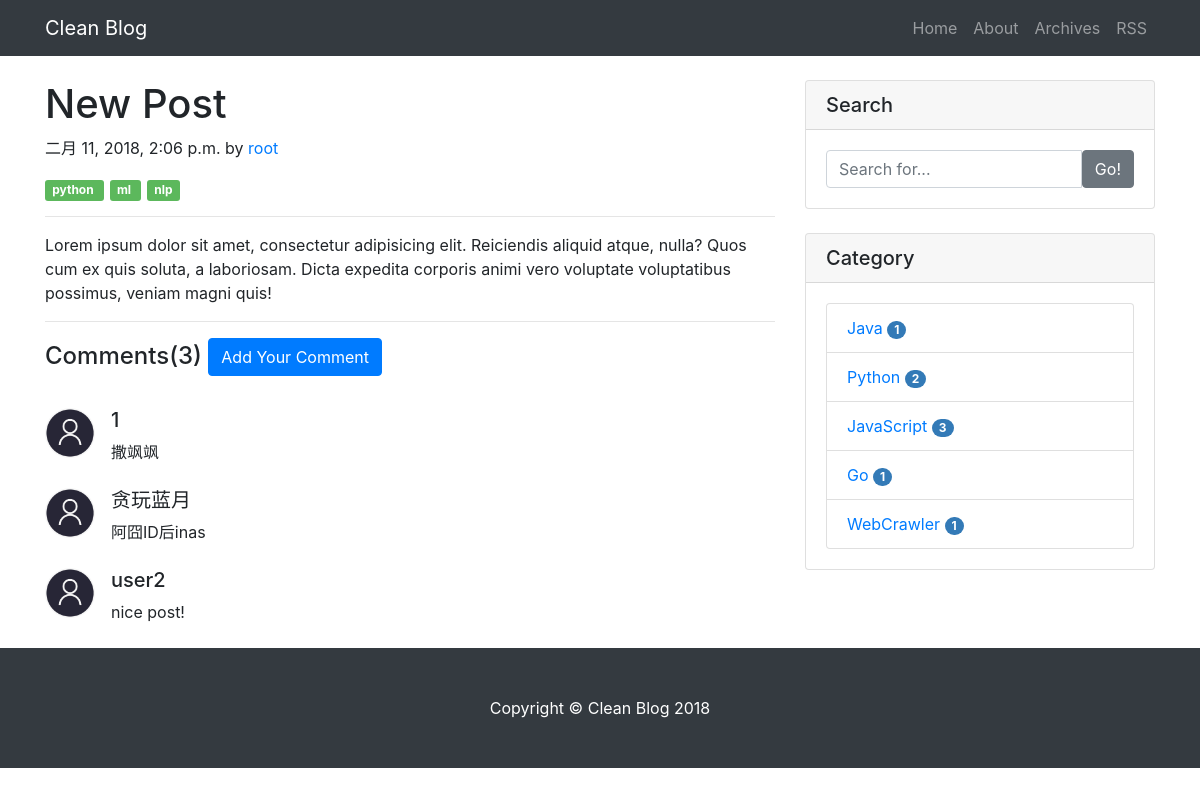
Before: /post/1/ with the older database file.
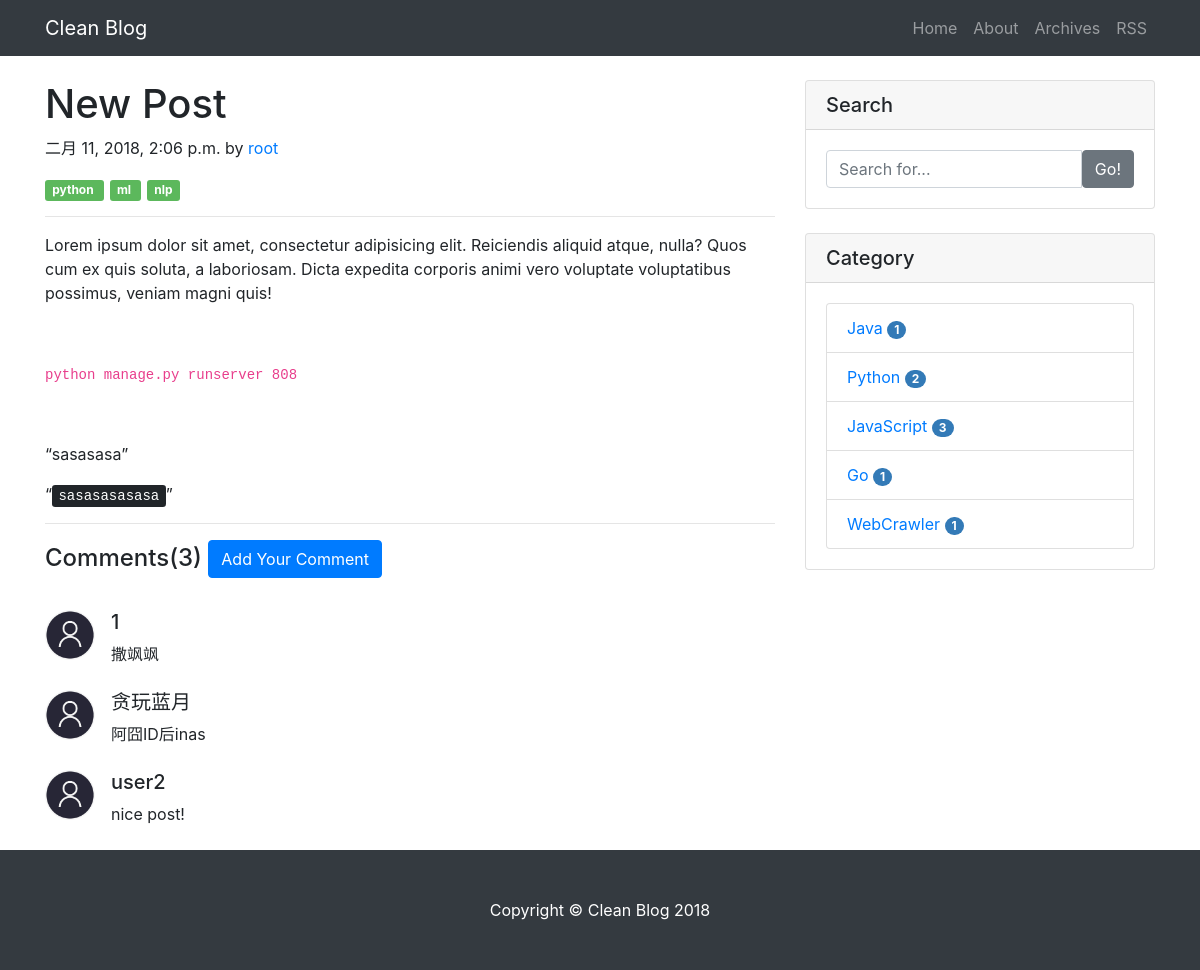
After: the same page with the newer database file.
### blog/models.py (models this page shows, shortened)
class Post(models.Model):
    title = models.CharField(max_length=70)
    author = models.ForeignKey(User)
    tags = models.ManyToManyField(Tag, blank=True)
    category = models.ForeignKey(Category)
    content = RichTextUploadingField(verbose_name='content', config_name='vul')
    created_time = models.DateTimeField()
    summary = models.CharField(max_length=200)
    class Meta:
        ordering = ['-created_time']

### blog/views.py (the view)
# urls.py: url(r'^post/(?P<pk>[0-9]+)/$', views.PostView.as_view(), name='detail'),
class PostView(DetailView):
    model = Post
    template_name = 'post.html'
    context_object_name = 'post'
    def get_object(self, queryset=None):
        post = super(PostView, self).get_object(queryset=None)
        post.content = markdown.markdown(post.content,
                                         extensions=[
                                             'markdown.extensions.extra',
                                             'markdown.extensions.codehilite',
                                             'markdown.extensions.toc',
                                         ])
        return post
    def get_context_data(self, **kwargs):
        context = super(PostView, self).get_context_data(**kwargs)
        form = CommentForm()
        comment_list = self.object.comment_set.all()
        context.update({
            'form': form,
            'comment_list': comment_list,
        })
        return context

### comments/forms.py
class CommentForm(forms.Form):
    name = forms.CharField(
        label='Name',
        widget=forms.TextInput(attrs={'class': 'form-control', 'placeholder': 'Name'})
    )
    email = forms.EmailField(
        label='Email',
        widget=forms.TextInput(attrs={'class': 'form-control', 'placeholder': 'Email'})
    )
    content = forms.CharField(
        label='Comment',
        widget=forms.TextInput(attrs={'class': 'form-control',
                                     'placeholder': 'Content',
                                     'row': 3})
    )

### blog/templatetags/blog_tags.py (called while the page is built)
@register.simple_tag
def cate_list():
    return Category.objects.annotate(post_num=Count('post')).filter(post_num__gt=0)

### templates/post.html (shortened to what this page needs)
{% extends 'base.html' %}
{% load staticfiles %}
{% block nav %}
<ul class="navbar-nav ml-auto">
  <li class="nav-item">
    <a class="nav-link" href="{% url 'blog:index' %}">Home
    </a>
  </li>
  <li class="nav-item">
    <a class="nav-link" href="#">About</a>
  </li>
  <li class="nav-item">
    <a class="nav-link" href="{% url 'blog:archives_page' %}">Archives</a>
  </li>
  <li class="nav-item">
    <a class="nav-link" href="{% url 'rss' %}">RSS</a>
  </li>
</ul>
{% endblock nav %}
{% block main %}
<div class="col-lg-8">
  <h1 class="mt-4">{{ post.title }}</h1>
  <p>{{ post.created_time }} by <a href="#">{{ post.author }}</a></p>
  {% for tag in post.tags.all %}
    <span class="label label-success"> {{ tag.name }} </span>
  {% endfor %}
  <hr>
  {{ post.content|safe }}
  <hr>
  <div class="media mb-4">
    <h4 class="mt-0">
      Comments({{ post.comment_set.count }})
      <a href="#" class="btn btn-primary" role="button" data-toggle="modal" data-target="#myModal">Add Your Comment</a>
    </h4>
  </div>
  {% for comment in comment_list %}
  <div class="media mb-4">
    <img class="d-flex mr-3 rounded-circle" src="{% static 'img/a.jpg' %}" alt="" width="50" height="50">
    <div class="media-body">
      <h5 class="mt-0">{{ comment.name }}</h5>
        {{ comment.content }}
    </div>
  </div>
  {% empty %}
  <div class="media mb-4">
    <div class="media-body">
      <h5 class="mt-0">Not Comment!</h5>
    </div>
  </div>
  {% endfor %}
</div>
{% endblock main %}

Changed rows visible on the page:
changed Post "New Post": content "…possimus, veniam magni quis!" → "…possimus, veniam magni quis! python manage.py runserver 808 sasasasa sasasasasasa"
